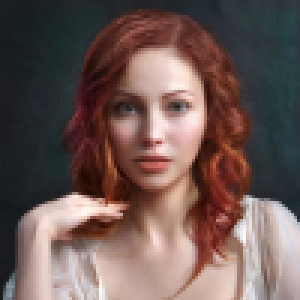
#> input picture image.jpg, 100 x 100 px (shown 3 times larger)
$ jupyter execute Script_Compression.ipynb
#> lines starting #> are read from the running program, lines starting #| are printed output that depends on the picture
[cell 1]
from PIL import Image
import numpy as np
from IPython.display import display
import os

# Charger l'image couleur et convertir en niveaux de gris
image_couleur = Image.open("image.jpg")
#> image_couleur is the input picture: PIL image 100x100 RGB; mean R, G, B 109, 88.4, 84.4
image_gris = image_couleur.convert("L")
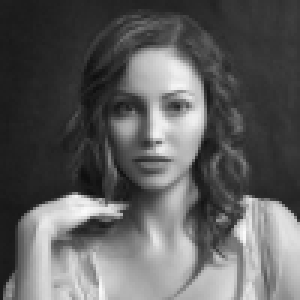
#> image_gris: PIL image 100x100 L (shown 3 times larger); min 15, max 251, mean 94.1
matrice_A = np.array(image_gris)

# Appliquer la décomposition SVD
U, S, VT = np.linalg.svd(matrice_A, full_matrices=False)
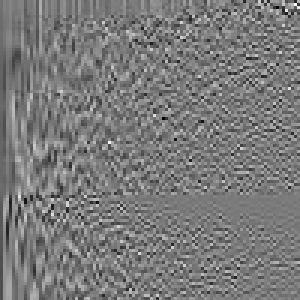
#> U: shape (100, 100) float64 (shown 3 times larger); min -0.448, max 0.482, mean -0.00119; drawn with min black and max white
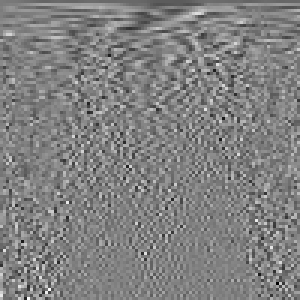
#> VT: shape (100, 100) float64 (shown 3 times larger); min -0.503, max 0.488, mean -0.000659; drawn with min black and max white
#> S = 100 values, max 10638.6 at index 0, min 0.0663 at index 99, mean 266.3

# Dimensions de l'image
m, n = matrice_A.shape
#> m = 100; n = 100

# Fonction pour calculer le MSE
def calculer_mse(A_original, A_reconstituee):
    return np.mean((A_original - A_reconstituee) ** 2)

# Calculer le gain de compression
def gain_compression(k, original_size, m, n):
    compressed_size = k * (1 + m + n)
    return original_size / compressed_size

# Taille totale des données originales
taille_originale = m * n
#> taille_originale = 10000

# Répertoire pour stocker les images compressées (au même niveau que le code source)
output_dir = os.path.join(os.getcwd(), "images_comprimeesGris")

# Créer le répertoire s'il n'existe pas
os.makedirs(output_dir, exist_ok=True)

# Liste des valeurs de k à tester
valeurs_k = [10, 20, 50, 100, 200]

# Comparer visuellement les images et calculer MSE et gain de compression
for k in valeurs_k:
    # Garder uniquement les k premières valeurs singulières
    S_k = np.diag(S[:k])

    # Reconstituer l'image compressée
    A_k = np.dot(U[:, :k], np.dot(S_k, VT[:k, :]))
    A_k = np.clip(A_k, 0, 255).astype(np.uint8)

    # Calculer le MSE
    mse = calculer_mse(matrice_A, A_k)

    # Calculer le gain de compression
    compression_gain = gain_compression(k, taille_originale, m, n)

    # Convertir la matrice en image
    image_comprimee = Image.fromarray(A_k)

    # Sauvegarder l'image compressée dans le dossier
    image_comprimee.save(os.path.join(output_dir, f"image_comprimee_k_{k}.png"))

    # Afficher les résultats
    print(f"\nPour k = {k} :")
    print(f" - MSE : {mse:.2f}")
    print(f" - Gain de compression : {compression_gain:.2f}")

    # Afficher l'image compressée
    display(image_comprimee)
#> this loop made 5 passes
#> mse on passes 1 to 5: 53.33, 22.98, 1.87, 0.62, 0.62
#|  - MSE : 53.33
#|  - MSE : 22.98
#|  - MSE : 1.87
#|  - MSE : 0.62
#|  - MSE : 0.62
#> pass 1, `A_k = np.dot(U[:, :k], np.dot(S_k, VT[:k, :]))`:
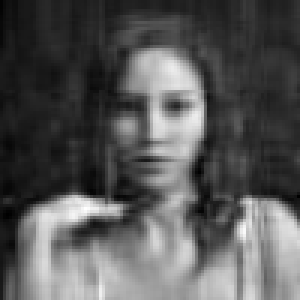
#> A_k: shape (100, 100) float64 (shown 3 times larger); min 5.55, max 264.1, mean 94.1; drawn with min black and max white
#> pass 2, `S_k = np.diag(S[:k])`:
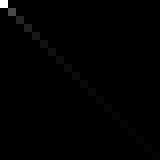
#> S_k: shape (20, 20) float64 (shown 8 times larger); min 0, max 10638.6, mean 58.4; drawn with min black and max white

# Afficher l'image originale pour comparaison
print("\nImage Originale :")
display(image_gris)
